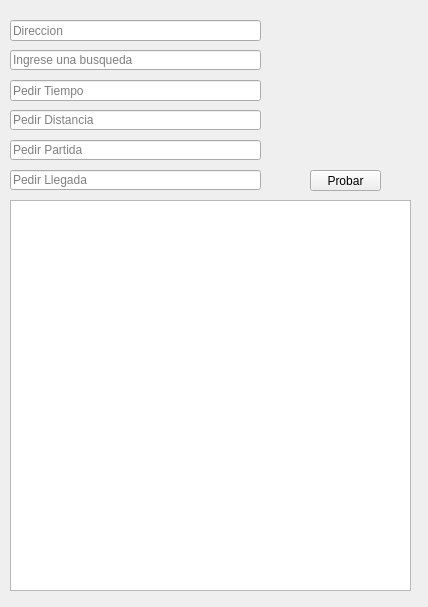
<?xml version="1.0" encoding="UTF-8"?>
<ui version="4.0">
 <class>Ventana</class>
 <widget class="QWidget" name="Ventana">
  <property name="geometry">
   <rect>
    <x>0</x>
    <y>0</y>
    <width>428</width>
    <height>607</height>
   </rect>
  </property>
  <property name="windowTitle">
   <string>Form</string>
  </property>
  <widget class="QPushButton" name="pbDireccion">
   <property name="geometry">
    <rect>
     <x>310</x>
     <y>170</y>
     <width>71</width>
     <height>21</height>
    </rect>
   </property>
   <property name="text">
    <string>Probar</string>
   </property>
  </widget>
  <widget class="QLineEdit" name="leDireccion">
   <property name="geometry">
    <rect>
     <x>10</x>
     <y>20</y>
     <width>251</width>
     <height>21</height>
    </rect>
   </property>
   <property name="placeholderText">
    <string>Direccion</string>
   </property>
  </widget>
  <widget class="QPlainTextEdit" name="pteMostrar">
   <property name="geometry">
    <rect>
     <x>10</x>
     <y>200</y>
     <width>401</width>
     <height>391</height>
    </rect>
   </property>
  </widget>
  <widget class="QLineEdit" name="leBusqueda">
   <property name="geometry">
    <rect>
     <x>10</x>
     <y>50</y>
     <width>251</width>
     <height>20</height>
    </rect>
   </property>
   <property name="placeholderText">
    <string>Ingrese una busqueda</string>
   </property>
  </widget>
  <widget class="QLineEdit" name="leTiempo">
   <property name="geometry">
    <rect>
     <x>10</x>
     <y>80</y>
     <width>251</width>
     <height>21</height>
    </rect>
   </property>
   <property name="placeholderText">
    <string>Pedir Tiempo</string>
   </property>
  </widget>
  <widget class="QLineEdit" name="leDistancia">
   <property name="geometry">
    <rect>
     <x>10</x>
     <y>110</y>
     <width>251</width>
     <height>20</height>
    </rect>
   </property>
   <property name="placeholderText">
    <string>Pedir Distancia</string>
   </property>
  </widget>
  <widget class="QLineEdit" name="lePartida">
   <property name="geometry">
    <rect>
     <x>10</x>
     <y>140</y>
     <width>251</width>
     <height>20</height>
    </rect>
   </property>
   <property name="placeholderText">
    <string>Pedir Partida</string>
   </property>
  </widget>
  <widget class="QLineEdit" name="leLlegada">
   <property name="geometry">
    <rect>
     <x>10</x>
     <y>170</y>
     <width>251</width>
     <height>20</height>
    </rect>
   </property>
   <property name="placeholderText">
    <string>Pedir Llegada</string>
   </property>
  </widget>
 </widget>
 <resources/>
 <connections/>
</ui>
